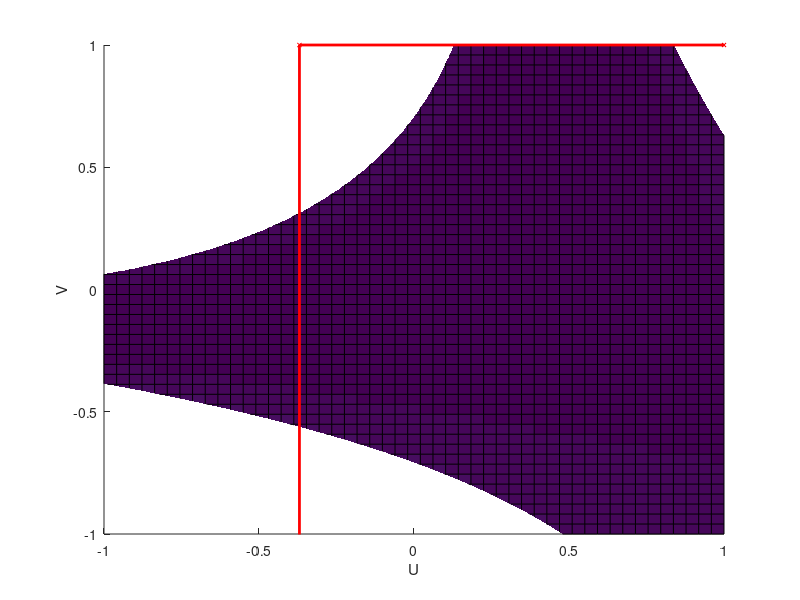
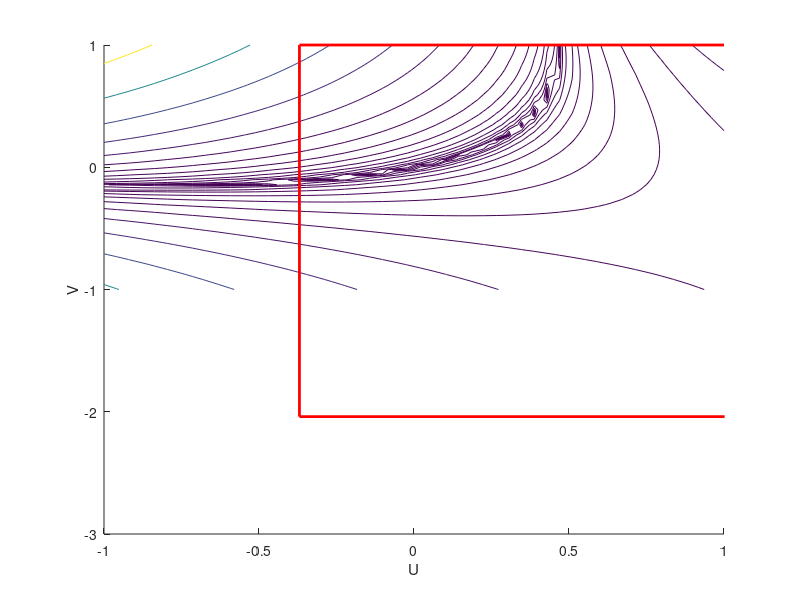

The MATLAB script that drew these images, in order:
function q7
	close all;
	plotSurf;
	
	u = 1;
	v = 1;
	alpha = 0.1;
	precision = 10^-14;
	epoch = 0;
	cost = getCost (u, v);
	history = [u, v, cost];
	
	while (size(history, 1) <= 31)
		printf ('Cost = %g\n', cost);
		[du, stam] = gradient (u, v);
		u -= alpha * du;
		cost = getCost (u, v);
		history = [history; [u, v, cost]];
		printf ('%d. (%g, %g) = %g\n', size(history, 1) - 1, u, v, cost);

		[stam, dv] = gradient (u, v);
		v -= alpha * dv;
		cost = getCost (u, v);
		history = [history; [u, v, cost]];
		printf ('%d. (%g, %g) = %g\n', size(history, 1) - 1, u, v, cost);
	end;
	
	disp (history);
	printf ('Converged on iteration %d: (%g, %g) = %g\n', size(history, 1) - 1, u, v, cost);	% Don't count initial iteration
	plotDescend (history(:,1), history(:,2));
end;

% (alpha = 0.05) Converged on iteration 16: (0.4234170, 0.5739970) = 1.10358e-015
% (alpha =  0.1) Converged on iteration 11: (0.0447363, 0.0239587) = 1.20868e-015

function [du, dv] = gradient (u, v)
	du = 2 * (exp(v) + 2*v*exp(-u)) * (u*exp(v) - 2*v*exp(-u));
	dv = 2*u^2*exp(2*v) - 4*u*exp(v-u)*(1 + v) + 8*v*exp(-2*u);
end;

function [cost] = getCost (u, v)
	cost = (u*exp(v) - 2*v*exp(-u))^2;
end;

function plotDescend (U, V)
	figure (1);
	plot (U, V, 'rx', 'MarkerSize', 3);
	line (U, V, 'Color', 'r', 'LineWidth', 2);
	figure (2);
	line (U, V, 'Color', 'r', 'LineWidth', 2);
%	plot (U, V, 'rx', 'MarkerSize', 3);
end;

function plotSurf
	n = 50;
	r = 1;
	u = linspace (-r, r, n);
	v = linspace (-r, r, n);
	e = zeros (n, n);
	
	for i = 1 : size(u, 2)
		for j = 1 : size(v, 2)
			e(j, i) = (u(i)*exp(v(j)) - 2*v(j)*exp(-u(i)))^2;
		end;
	end;
	
	figure (1); 
	hold on;
	axis ([-r, r, -r, r, 0, 2]);
	surf (u, v, e);
	xlabel ('U'); ylabel ('V'); zlabel ('E');
	
	figure (2);
	hold on;
	axis ([-r, r], [-r, r]);
	xlabel ('U'); ylabel ('V');
	contour (u, v, e, logspace(-4, 2, 20));
end;

% Q2 = d;